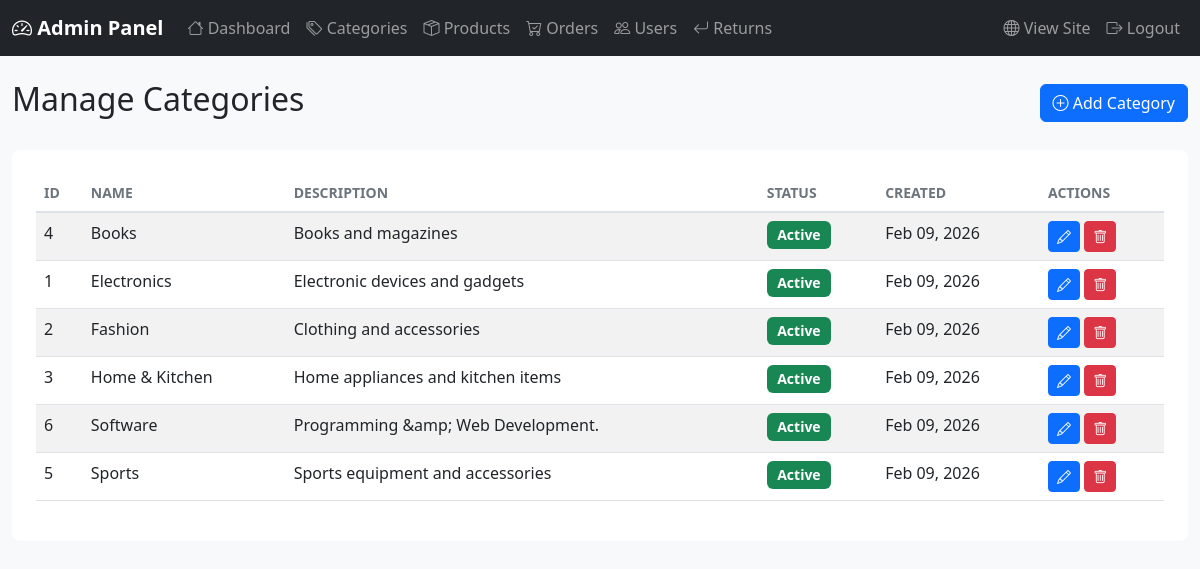
The app's page /admin/categories.php (signed in) with its own data.
### tables this page shows
CREATE TABLE `categories` (
  `id` int(11) NOT NULL,
  `name` varchar(100) NOT NULL,
  `description` text DEFAULT NULL,
  `image` varchar(255) DEFAULT NULL,
  `status` enum('active','inactive') DEFAULT 'active',
  `created_at` timestamp NOT NULL DEFAULT current_timestamp(),
  `updated_at` timestamp NOT NULL DEFAULT current_timestamp() ON UPDATE current_timestamp()
);

### admin/categories.php (the view, shortened to what this page needs)
<?php
require_once __DIR__ . '/../includes/admin_header.php';
$db = getDB();
$categories = $db->query("SELECT * FROM categories ORDER BY name")->fetchAll();
?>
<div class="container-fluid my-4">
    <div class="d-flex justify-content-between align-items-center mb-4">
        <h2>Manage Categories</h2>
        <button class="btn btn-primary" data-bs-toggle="modal" data-bs-target="#addCategoryModal">
            <i class="bi bi-plus-circle"></i> Add Category
        </button>
    </div>
    <div class="card">
        <div class="card-body">
            <div class="table-responsive">
                <table class="table table-striped">
                    <thead>
                        <tr>
                            <th>ID</th>
                            <th>Name</th>
                            <th>Description</th>
                            <th>Status</th>
                            <th>Created</th>
                            <th>Actions</th>
                        </tr>
                    </thead>
                    <tbody>
                        <?php foreach ($categories as $cat): ?>
                        <tr>
                            <td><?php echo $cat['id']; ?></td>
                            <td><?php echo htmlspecialchars($cat['name']); ?></td>
                            <td><?php echo htmlspecialchars($cat['description'] ?? ''); ?></td>
                            <td>
                                <span class="badge bg-<?php echo $cat['status'] === 'active' ? 'success' : 'secondary'; ?>">
                                    <?php echo ucfirst($cat['status']); ?>
                                </span>
                            </td>
                            <td><?php echo date('M d, Y', strtotime($cat['created_at'])); ?></td>
                            <td>
                                <button class="btn btn-sm btn-primary" onclick="editCategory(<?php echo htmlspecialchars(json_encode($cat)); ?>)">
                                    <i class="bi bi-pencil"></i>
                                </button>
                                <form method="POST" style="display:inline;" onsubmit="return confirm('Delete this category?');">
                                    <button type="submit" class="btn btn-sm btn-danger">
                                        <i class="bi bi-trash"></i>
                                    </button>
                                </form>
                            </td>
                        </tr>
                        <?php endforeach; ?>
                    </tbody>
                </table>
            </div>
        </div>
    </div>
</div>
<?php require_once __DIR__ . '/../includes/admin_footer.php'; ?>

### assets/css/admin.css (style rules this page uses)
body { background-color: #f8f9fa; }
.container-fluid { max-width: 1400px; }
.card { border: none; border-radius: 0.5rem; }
.card-body { padding: 1.5rem; }
.table { background-color: white; }
.table thead th { border-bottom: 2px solid #dee2e6; font-weight: 600; text-transform: uppercase; font-size: 0.875rem; color: #6c757d; }
.btn-sm { padding: 0.25rem 0.5rem; font-size: 0.875rem; }
.badge { font-size: 0.875rem; padding: 0.5em 0.75em; }

### records on screen
categories: id "4", name "Books", description "Books and magazines", status "Active", created_at "Feb 09, 2026"
categories: id "1", name "Electronics", description "Electronic devices and gadgets", status "Active", created_at "Feb 09, 2026"
categories: id "2", name "Fashion", description "Clothing and accessories", status "Active", created_at "Feb 09, 2026"
categories: id "3", name "Home & Kitchen", description "Home appliances and kitchen items", status "Active", created_at "Feb 09, 2026"
categories: id "6", name "Software", description "Programming &amp; Web Development.", status "Active", created_at "Feb 09, 2026"
categories: id "5", name "Sports", description "Sports equipment and accessories", status "Active", created_at "Feb 09, 2026"
